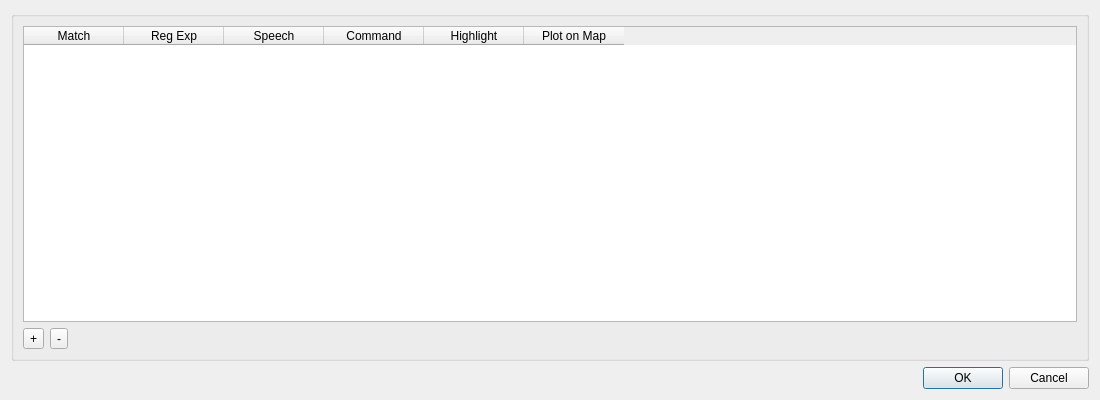
<?xml version="1.0" encoding="UTF-8"?>
<ui version="4.0">
 <class>PagerDemodNotificationDialog</class>
 <widget class="QDialog" name="PagerDemodNotificationDialog">
  <property name="geometry">
   <rect>
    <x>0</x>
    <y>0</y>
    <width>1100</width>
    <height>400</height>
   </rect>
  </property>
  <property name="font">
   <font>
    <family>Liberation Sans</family>
    <pointsize>9</pointsize>
   </font>
  </property>
  <property name="contextMenuPolicy">
   <enum>Qt::ContextMenuPolicy::PreventContextMenu</enum>
  </property>
  <property name="windowTitle">
   <string>Notifications</string>
  </property>
  <layout class="QVBoxLayout" name="verticalLayout">
   <item>
    <widget class="QGroupBox" name="groupBox">
     <layout class="QGridLayout" name="gridLayout">
      <item row="4" column="0">
       <widget class="QTableWidget" name="table">
        <property name="selectionMode">
         <enum>QAbstractItemView::SelectionMode::SingleSelection</enum>
        </property>
        <property name="selectionBehavior">
         <enum>QAbstractItemView::SelectionBehavior::SelectRows</enum>
        </property>
        <column>
         <property name="text">
          <string>Match</string>
         </property>
         <property name="toolTip">
          <string>ADS-B data to match</string>
         </property>
        </column>
        <column>
         <property name="text">
          <string>Reg Exp</string>
         </property>
         <property name="toolTip">
          <string>Regular expression to match with</string>
         </property>
        </column>
        <column>
         <property name="text">
          <string>Speech</string>
         </property>
         <property name="toolTip">
          <string>Speech for the computer to read when a match is made</string>
         </property>
        </column>
        <column>
         <property name="text">
          <string>Command</string>
         </property>
         <property name="toolTip">
          <string>Command/script to execute when a match is made</string>
         </property>
        </column>
        <column>
         <property name="text">
          <string>Highlight</string>
         </property>
        </column>
        <column>
         <property name="text">
          <string>Plot on Map</string>
         </property>
        </column>
       </widget>
      </item>
      <item row="5" column="0">
       <layout class="QHBoxLayout" name="buttonsHorizontalLayout">
        <item>
         <widget class="QToolButton" name="add">
          <property name="toolTip">
           <string>Add device set control</string>
          </property>
          <property name="text">
           <string>+</string>
          </property>
         </widget>
        </item>
        <item>
         <widget class="QToolButton" name="remove">
          <property name="toolTip">
           <string>Remove device set control</string>
          </property>
          <property name="text">
           <string>-</string>
          </property>
         </widget>
        </item>
        <item>
         <spacer name="buttonsHorizontalSpacer">
          <property name="orientation">
           <enum>Qt::Orientation::Horizontal</enum>
          </property>
          <property name="sizeHint" stdset="0">
           <size>
            <width>40</width>
            <height>20</height>
           </size>
          </property>
         </spacer>
        </item>
       </layout>
      </item>
     </layout>
    </widget>
   </item>
   <item>
    <widget class="QDialogButtonBox" name="buttonBox">
     <property name="orientation">
      <enum>Qt::Orientation::Horizontal</enum>
     </property>
     <property name="standardButtons">
      <set>QDialogButtonBox::StandardButton::Cancel|QDialogButtonBox::StandardButton::Ok</set>
     </property>
    </widget>
   </item>
  </layout>
 </widget>
 <tabstops>
  <tabstop>table</tabstop>
  <tabstop>add</tabstop>
  <tabstop>remove</tabstop>
 </tabstops>
 <resources>
  <include location="../../../sdrgui/resources/res.qrc"/>
 </resources>
 <connections>
  <connection>
   <sender>buttonBox</sender>
   <signal>accepted()</signal>
   <receiver>PagerDemodNotificationDialog</receiver>
   <slot>accept()</slot>
   <hints>
    <hint type="sourcelabel">
     <x>248</x>
     <y>254</y>
    </hint>
    <hint type="destinationlabel">
     <x>157</x>
     <y>274</y>
    </hint>
   </hints>
  </connection>
  <connection>
   <sender>buttonBox</sender>
   <signal>rejected()</signal>
   <receiver>PagerDemodNotificationDialog</receiver>
   <slot>reject()</slot>
   <hints>
    <hint type="sourcelabel">
     <x>316</x>
     <y>260</y>
    </hint>
    <hint type="destinationlabel">
     <x>286</x>
     <y>274</y>
    </hint>
   </hints>
  </connection>
 </connections>
</ui>
